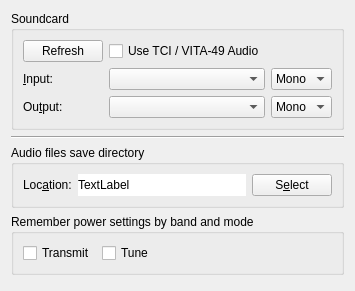
     <widget class="QWidget" name="audio_tab">
      <attribute name="title">
       <string>A&amp;udio</string>
      </attribute>
      <attribute name="toolTip">
       <string>Audio interface settings</string>
      </attribute>
      <layout class="QGridLayout" name="gridLayout_5">
       <item row="0" column="0">
        <widget class="QGroupBox" name="soundcard_group_box">
         <property name="title">
          <string>Soundcard</string>
         </property>
         <layout class="QGridLayout" name="gridLayout_6">
          <item row="1" column="1">
           <widget class="QComboBox" name="sound_input_combo_box">
            <property name="sizePolicy">
             <sizepolicy hsizetype="Preferred" vsizetype="Fixed">
              <horstretch>1</horstretch>
              <verstretch>0</verstretch>
             </sizepolicy>
            </property>
            <property name="toolTip">
             <string>Select the audio CODEC to use for receiving.</string>
            </property>
           </widget>
          </item>
          <item row="1" column="0">
           <widget class="QLabel" name="sound_input_label">
            <property name="text">
             <string>&amp;Input:</string>
            </property>
            <property name="buddy">
             <cstring>sound_input_combo_box</cstring>
            </property>
           </widget>
          </item>
          <item row="2" column="1">
           <widget class="QComboBox" name="sound_output_combo_box">
            <property name="sizePolicy">
             <sizepolicy hsizetype="Preferred" vsizetype="Fixed">
              <horstretch>1</horstretch>
              <verstretch>0</verstretch>
             </sizepolicy>
            </property>
            <property name="toolTip">
             <string>Select the audio CODEC to use for transmitting.
If this is your default device for system sounds then
ensure that all system sounds are disabled otherwise
you will broadcast any systems sounds generated during
transmitting periods.</string>
            </property>
           </widget>
          </item>
          <item row="1" column="2">
           <widget class="QComboBox" name="sound_input_channel_combo_box">
            <property name="toolTip">
             <string>Select the channel to use for receiving.</string>
            </property>
            <item>
             <property name="text">
              <string>Mono</string>
             </property>
            </item>
            <item>
             <property name="text">
              <string>Left</string>
             </property>
            </item>
            <item>
             <property name="text">
              <string>Right</string>
             </property>
            </item>
            <item>
             <property name="text">
              <string>Both</string>
             </property>
            </item>
           </widget>
          </item>
          <item row="2" column="2">
           <widget class="QComboBox" name="sound_output_channel_combo_box">
            <property name="toolTip">
             <string>Select the audio channel used for transmission.
Unless you have multiple radios connected on different
channels; then you will usually want to select mono or
both here.</string>
            </property>
            <item>
             <property name="text">
              <string>Mono</string>
             </property>
            </item>
            <item>
             <property name="text">
              <string>Left</string>
             </property>
            </item>
            <item>
             <property name="text">
              <string>Right</string>
             </property>
            </item>
            <item>
             <property name="text">
              <string>Both</string>
             </property>
            </item>
           </widget>
          </item>
          <item row="2" column="0">
           <widget class="QLabel" name="sound_output_label">
            <property name="text">
             <string>Ou&amp;tput:</string>
            </property>
            <property name="buddy">
             <cstring>sound_output_combo_box</cstring>
            </property>
           </widget>
          </item>
          <item row="0" column="0">
           <widget class="QPushButton" name="refresh_push_button">
            <property name="toolTip">
             <string>refresh audio device list</string>
            </property>
            <property name="text">
             <string>Refresh</string>
            </property>
           </widget>
          </item>
          <item row="0" column="1">
           <widget class="QCheckBox" name="tci_audio_check_box">
            <property name="sizePolicy">
             <sizepolicy hsizetype="Preferred" vsizetype="Fixed">
              <horstretch>0</horstretch>
              <verstretch>0</verstretch>
             </sizepolicy>
            </property>
            <property name="toolTip">
             <string>&lt;html&gt;&lt;head/&gt;&lt;body&gt;&lt;p&gt;Take the audio from the rig itself over the network: TCI audio from the SDR program, or DAX audio over VITA-49 straight from a FlexRadio.&lt;/p&gt;&lt;/body&gt;&lt;/html&gt;</string>
            </property>
            <property name="text">
             <string>Use TCI / VITA-49 Audio</string>
            </property>
           </widget>
          </item>
         </layout>
        </widget>
       </item>
       <item row="3" column="0">
        <widget class="QGroupBox" name="azel_path_group_box_2">
         <property name="minimumSize">
          <size>
           <width>0</width>
           <height>56</height>
          </size>
         </property>
         <property name="title">
          <string>Remember power settings by band and mode</string>
         </property>
         <layout class="QGridLayout" name="gridLayout_15">
          <item row="0" column="0">
           <layout class="QHBoxLayout" name="horizontalLayout_14">
            <item>
             <widget class="QCheckBox" name="checkBoxPwrBandTxMemory">
              <property name="toolTip">
               <string>Enable power memory during transmit</string>
              </property>
              <property name="text">
               <string>Transmit</string>
              </property>
             </widget>
            </item>
            <item>
             <widget class="QCheckBox" name="checkBoxPwrBandTuneMemory">
              <property name="toolTip">
               <string>Enable power memory during tuning</string>
              </property>
              <property name="text">
               <string>Tune</string>
              </property>
             </widget>
            </item>
            <item>
             <spacer name="horizontalSpacer_9">
              <property name="orientation">
               <enum>Qt::Horizontal</enum>
              </property>
              <property name="sizeHint" stdset="0">
               <size>
                <width>103</width>
                <height>13</height>
               </size>
              </property>
             </spacer>
            </item>
           </layout>
          </item>
         </layout>
        </widget>
       </item>
       <item row="2" column="0">
        <widget class="QGroupBox" name="save_path_group_box">
         <property name="title">
          <string>Audio files save directory</string>
         </property>
         <layout class="QHBoxLayout" name="horizontalLayout_5">
          <item>
           <widget class="QLabel" name="save_path_label">
            <property name="text">
             <string>Loc&amp;ation:</string>
            </property>
            <property name="buddy">
             <cstring>save_path_select_push_button</cstring>
            </property>
           </widget>
          </item>
          <item>
           <widget class="QLabel" name="save_path_display_label">
            <property name="sizePolicy">
             <sizepolicy hsizetype="Preferred" vsizetype="Preferred">
              <horstretch>1</horstretch>
              <verstretch>0</verstretch>
             </sizepolicy>
            </property>
            <property name="toolTip">
             <string>Path to which .WAV files are saved.</string>
            </property>
            <property name="autoFillBackground">
             <bool>false</bool>
            </property>
            <property name="styleSheet">
             <string notr="true">background-color: rgb(255, 255, 255);</string>
            </property>
            <property name="text">
             <string>TextLabel</string>
            </property>
           </widget>
          </item>
          <item>
           <widget class="QPushButton" name="save_path_select_push_button">
            <property name="toolTip">
             <string>Click to select a different save directory for .WAV files.</string>
            </property>
            <property name="text">
             <string>S&amp;elect</string>
            </property>
           </widget>
          </item>
         </layout>
        </widget>
       </item>
       <item row="1" column="0">
        <widget class="Line" name="line_2">
         <property name="orientation">
          <enum>Qt::Horizontal</enum>
         </property>
        </widget>
       </item>
       <item row="4" column="0">
        <spacer name="verticalSpacer_3">
         <property name="orientation">
          <enum>Qt::Vertical</enum>
         </property>
         <property name="sizeHint" stdset="0">
          <size>
           <width>20</width>
           <height>5</height>
          </size>
         </property>
        </spacer>
       </item>
      </layout>
     </widget>
